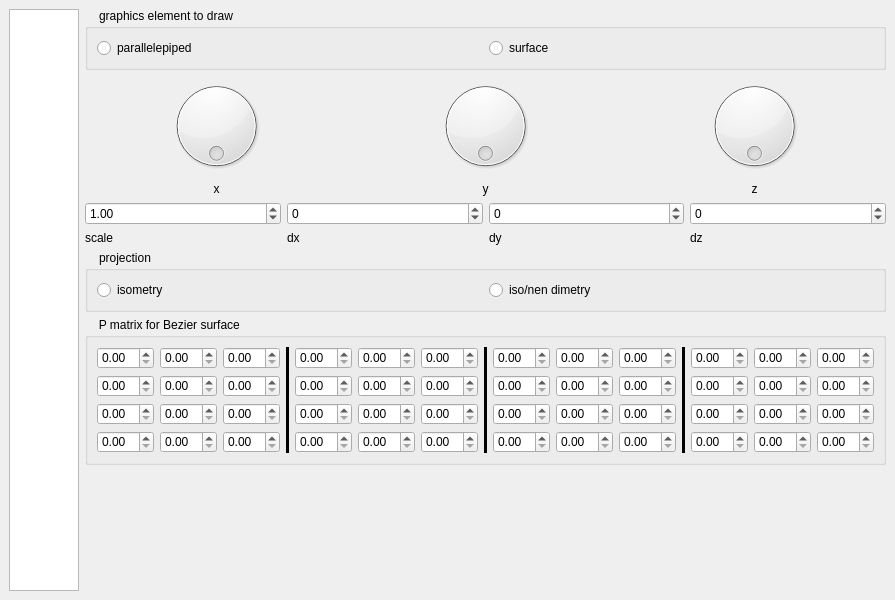
<?xml version="1.0" encoding="UTF-8"?>
<ui version="4.0">
 <class>MainWindow</class>
 <widget class="QMainWindow" name="MainWindow">
  <property name="geometry">
   <rect>
    <x>0</x>
    <y>0</y>
    <width>800</width>
    <height>600</height>
   </rect>
  </property>
  <property name="windowTitle">
   <string>Safonov Cg3</string>
  </property>
  <widget class="QWidget" name="centralwidget">
   <layout class="QGridLayout" name="gridLayout">
    <item row="0" column="0">
     <widget class="QGraphicsView" name="gview"/>
    </item>
    <item row="0" column="1">
     <layout class="QVBoxLayout" name="verticalLayout">
      <item>
       <widget class="QGroupBox" name="groupBox_2">
        <property name="enabled">
         <bool>true</bool>
        </property>
        <property name="styleSheet">
         <string notr="true">QGroupBox::title {
    subcontrol-origin: margin;
    left: 7px;
    padding: 0px 5px 0px 5px;
}</string>
        </property>
        <property name="title">
         <string>graphics element to draw</string>
        </property>
        <layout class="QHBoxLayout" name="horizontalLayout_8">
         <item>
          <widget class="QRadioButton" name="parallelepipedRadio">
           <property name="text">
            <string>parallelepiped</string>
           </property>
          </widget>
         </item>
         <item>
          <widget class="QRadioButton" name="surfaceRadio">
           <property name="text">
            <string>surface</string>
           </property>
          </widget>
         </item>
        </layout>
       </widget>
      </item>
      <item>
       <layout class="QHBoxLayout" name="horizontalLayout">
        <item>
         <widget class="QDial" name="xDial">
          <property name="maximum">
           <number>360</number>
          </property>
          <property name="wrapping">
           <bool>true</bool>
          </property>
         </widget>
        </item>
        <item>
         <widget class="QDial" name="yDial">
          <property name="maximum">
           <number>360</number>
          </property>
          <property name="wrapping">
           <bool>true</bool>
          </property>
         </widget>
        </item>
        <item>
         <widget class="QDial" name="zDial">
          <property name="maximum">
           <number>360</number>
          </property>
          <property name="wrapping">
           <bool>true</bool>
          </property>
         </widget>
        </item>
       </layout>
      </item>
      <item>
       <layout class="QHBoxLayout" name="horizontalLayout_2">
        <item>
         <widget class="QLabel" name="label_3">
          <property name="text">
           <string>x</string>
          </property>
          <property name="alignment">
           <set>Qt::AlignCenter</set>
          </property>
         </widget>
        </item>
        <item>
         <widget class="QLabel" name="label">
          <property name="text">
           <string>y</string>
          </property>
          <property name="alignment">
           <set>Qt::AlignCenter</set>
          </property>
         </widget>
        </item>
        <item>
         <widget class="QLabel" name="label_2">
          <property name="text">
           <string>z</string>
          </property>
          <property name="alignment">
           <set>Qt::AlignCenter</set>
          </property>
         </widget>
        </item>
       </layout>
      </item>
      <item>
       <layout class="QHBoxLayout" name="horizontalLayout_3">
        <item>
         <widget class="QDoubleSpinBox" name="scaleSpinBox">
          <property name="minimum">
           <double>0.100000000000000</double>
          </property>
          <property name="maximum">
           <double>10.000000000000000</double>
          </property>
          <property name="singleStep">
           <double>0.100000000000000</double>
          </property>
          <property name="value">
           <double>1.000000000000000</double>
          </property>
         </widget>
        </item>
        <item>
         <widget class="QSpinBox" name="xSpinBox">
          <property name="minimum">
           <number>-1024</number>
          </property>
          <property name="maximum">
           <number>1024</number>
          </property>
         </widget>
        </item>
        <item>
         <widget class="QSpinBox" name="ySpinBox">
          <property name="minimum">
           <number>-1024</number>
          </property>
          <property name="maximum">
           <number>1024</number>
          </property>
         </widget>
        </item>
        <item>
         <widget class="QSpinBox" name="zSpinBox">
          <property name="minimum">
           <number>-1024</number>
          </property>
          <property name="maximum">
           <number>1024</number>
          </property>
         </widget>
        </item>
       </layout>
      </item>
      <item>
       <layout class="QHBoxLayout" name="horizontalLayout_4">
        <item>
         <widget class="QLabel" name="label_7">
          <property name="text">
           <string>scale</string>
          </property>
         </widget>
        </item>
        <item>
         <widget class="QLabel" name="label_6">
          <property name="text">
           <string>dx</string>
          </property>
         </widget>
        </item>
        <item>
         <widget class="QLabel" name="label_4">
          <property name="text">
           <string>dy</string>
          </property>
         </widget>
        </item>
        <item>
         <widget class="QLabel" name="label_5">
          <property name="text">
           <string>dz</string>
          </property>
         </widget>
        </item>
       </layout>
      </item>
      <item>
       <widget class="QGroupBox" name="groupBox_3">
        <property name="styleSheet">
         <string notr="true">QGroupBox::title {
    subcontrol-origin: margin;
    left: 7px;
    padding: 0px 5px 0px 5px;
}</string>
        </property>
        <property name="title">
         <string>projection</string>
        </property>
        <layout class="QHBoxLayout" name="horizontalLayout_7">
         <item>
          <widget class="QRadioButton" name="isoRadio">
           <property name="text">
            <string>isometry</string>
           </property>
          </widget>
         </item>
         <item>
          <widget class="QRadioButton" name="dimRadio">
           <property name="text">
            <string>iso/nen dimetry</string>
           </property>
          </widget>
         </item>
        </layout>
       </widget>
      </item>
      <item>
       <widget class="QGroupBox" name="pMatrixGroup">
        <property name="styleSheet">
         <string notr="true">QGroupBox::title {
    subcontrol-origin: margin;
    left: 7px;
    padding: 0px 5px 0px 5px;
}</string>
        </property>
        <property name="title">
         <string notr="true">P matrix for Bezier surface </string>
        </property>
        <property name="flat">
         <bool>true</bool>
        </property>
        <layout class="QGridLayout" name="gridLayout_3">
         <item row="2" column="0">
          <widget class="QDoubleSpinBox" name="doubleSpinBox_5"/>
         </item>
         <item row="0" column="3" rowspan="4">
          <widget class="Line" name="line">
           <property name="frameShadow">
            <enum>QFrame::Plain</enum>
           </property>
           <property name="lineWidth">
            <number>4</number>
           </property>
           <property name="orientation">
            <enum>Qt::Vertical</enum>
           </property>
          </widget>
         </item>
         <item row="2" column="1">
          <widget class="QDoubleSpinBox" name="doubleSpinBox_8"/>
         </item>
         <item row="0" column="1">
          <widget class="QDoubleSpinBox" name="doubleSpinBox_2"/>
         </item>
         <item row="2" column="2">
          <widget class="QDoubleSpinBox" name="doubleSpinBox_11"/>
         </item>
         <item row="0" column="6">
          <widget class="QDoubleSpinBox" name="doubleSpinBox_15"/>
         </item>
         <item row="1" column="1">
          <widget class="QDoubleSpinBox" name="doubleSpinBox_7"/>
         </item>
         <item row="3" column="2">
          <widget class="QDoubleSpinBox" name="doubleSpinBox_12"/>
         </item>
         <item row="0" column="7" rowspan="4">
          <widget class="Line" name="line_2">
           <property name="frameShadow">
            <enum>QFrame::Plain</enum>
           </property>
           <property name="lineWidth">
            <number>4</number>
           </property>
           <property name="orientation">
            <enum>Qt::Vertical</enum>
           </property>
          </widget>
         </item>
         <item row="0" column="9">
          <widget class="QDoubleSpinBox" name="doubleSpinBox_17"/>
         </item>
         <item row="3" column="1">
          <widget class="QDoubleSpinBox" name="doubleSpinBox_9"/>
         </item>
         <item row="0" column="11" rowspan="4">
          <widget class="Line" name="line_3">
           <property name="frameShadow">
            <enum>QFrame::Plain</enum>
           </property>
           <property name="lineWidth">
            <number>4</number>
           </property>
           <property name="orientation">
            <enum>Qt::Vertical</enum>
           </property>
          </widget>
         </item>
         <item row="1" column="2">
          <widget class="QDoubleSpinBox" name="doubleSpinBox_10"/>
         </item>
         <item row="3" column="0">
          <widget class="QDoubleSpinBox" name="doubleSpinBox_6"/>
         </item>
         <item row="0" column="4">
          <widget class="QDoubleSpinBox" name="doubleSpinBox_13"/>
         </item>
         <item row="0" column="12">
          <widget class="QDoubleSpinBox" name="doubleSpinBox_19"/>
         </item>
         <item row="0" column="5">
          <widget class="QDoubleSpinBox" name="doubleSpinBox_14"/>
         </item>
         <item row="0" column="10">
          <widget class="QDoubleSpinBox" name="doubleSpinBox_18"/>
         </item>
         <item row="1" column="0">
          <widget class="QDoubleSpinBox" name="doubleSpinBox_4"/>
         </item>
         <item row="0" column="13">
          <widget class="QDoubleSpinBox" name="doubleSpinBox_20"/>
         </item>
         <item row="0" column="8">
          <widget class="QDoubleSpinBox" name="doubleSpinBox_16"/>
         </item>
         <item row="0" column="0">
          <widget class="QDoubleSpinBox" name="doubleSpinBox"/>
         </item>
         <item row="0" column="2">
          <widget class="QDoubleSpinBox" name="doubleSpinBox_3"/>
         </item>
         <item row="0" column="14">
          <widget class="QDoubleSpinBox" name="doubleSpinBox_21"/>
         </item>
         <item row="1" column="4">
          <widget class="QDoubleSpinBox" name="doubleSpinBox_22"/>
         </item>
         <item row="1" column="5">
          <widget class="QDoubleSpinBox" name="doubleSpinBox_23"/>
         </item>
         <item row="1" column="6">
          <widget class="QDoubleSpinBox" name="doubleSpinBox_24"/>
         </item>
         <item row="2" column="4">
          <widget class="QDoubleSpinBox" name="doubleSpinBox_25"/>
         </item>
         <item row="2" column="5">
          <widget class="QDoubleSpinBox" name="doubleSpinBox_26"/>
         </item>
         <item row="2" column="6">
          <widget class="QDoubleSpinBox" name="doubleSpinBox_27"/>
         </item>
         <item row="3" column="4">
          <widget class="QDoubleSpinBox" name="doubleSpinBox_28"/>
         </item>
         <item row="3" column="5">
          <widget class="QDoubleSpinBox" name="doubleSpinBox_29"/>
         </item>
         <item row="3" column="6">
          <widget class="QDoubleSpinBox" name="doubleSpinBox_30"/>
         </item>
         <item row="1" column="8">
          <widget class="QDoubleSpinBox" name="doubleSpinBox_31"/>
         </item>
         <item row="1" column="9">
          <widget class="QDoubleSpinBox" name="doubleSpinBox_32"/>
         </item>
         <item row="1" column="10">
          <widget class="QDoubleSpinBox" name="doubleSpinBox_33"/>
         </item>
         <item row="2" column="8">
          <widget class="QDoubleSpinBox" name="doubleSpinBox_34"/>
         </item>
         <item row="2" column="9">
          <widget class="QDoubleSpinBox" name="doubleSpinBox_35"/>
         </item>
         <item row="2" column="10">
          <widget class="QDoubleSpinBox" name="doubleSpinBox_36"/>
         </item>
         <item row="3" column="8">
          <widget class="QDoubleSpinBox" name="doubleSpinBox_37"/>
         </item>
         <item row="3" column="9">
          <widget class="QDoubleSpinBox" name="doubleSpinBox_38"/>
         </item>
         <item row="3" column="10">
          <widget class="QDoubleSpinBox" name="doubleSpinBox_39"/>
         </item>
         <item row="1" column="12">
          <widget class="QDoubleSpinBox" name="doubleSpinBox_40"/>
         </item>
         <item row="2" column="12">
          <widget class="QDoubleSpinBox" name="doubleSpinBox_41"/>
         </item>
         <item row="3" column="12">
          <widget class="QDoubleSpinBox" name="doubleSpinBox_42"/>
         </item>
         <item row="1" column="13">
          <widget class="QDoubleSpinBox" name="doubleSpinBox_43"/>
         </item>
         <item row="2" column="13">
          <widget class="QDoubleSpinBox" name="doubleSpinBox_44"/>
         </item>
         <item row="3" column="13">
          <widget class="QDoubleSpinBox" name="doubleSpinBox_45"/>
         </item>
         <item row="1" column="14">
          <widget class="QDoubleSpinBox" name="doubleSpinBox_46"/>
         </item>
         <item row="2" column="14">
          <widget class="QDoubleSpinBox" name="doubleSpinBox_47"/>
         </item>
         <item row="3" column="14">
          <widget class="QDoubleSpinBox" name="doubleSpinBox_48"/>
         </item>
        </layout>
       </widget>
      </item>
      <item>
       <spacer name="verticalSpacer">
        <property name="orientation">
         <enum>Qt::Vertical</enum>
        </property>
        <property name="sizeHint" stdset="0">
         <size>
          <width>20</width>
          <height>40</height>
         </size>
        </property>
       </spacer>
      </item>
     </layout>
    </item>
   </layout>
  </widget>
 </widget>
 <resources/>
 <connections/>
</ui>
